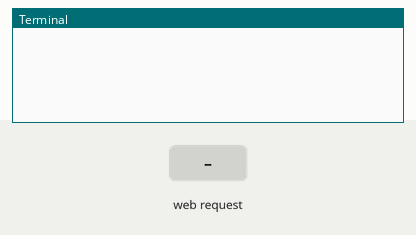
This program was run on a simulated Raspberry Pi (BCM pin numbers). Parts: the last lines printed to the terminal. Inputs (shaded band) come from the test bench. The camera gives no picture and a still takes 0.5 s; the clock reads 2024-03-15 10:24:30 at power-on unless the program sets it.

Above: at 1.2 s.
1.3 s: HTTP request for / received
At 1.7 s:
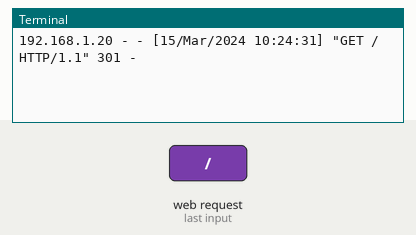
2.8 s: HTTP request for /index.html received
At 4.0 s:
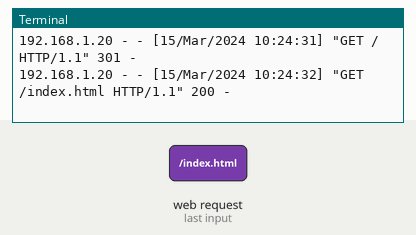
4.3 s: HTTP request for /stream.mjpg received
At 5.2 s:
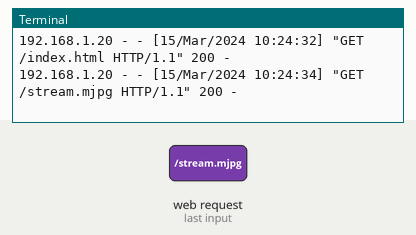

The program:

mjpeg_server.py
```python
#!/usr/bin/python3

# Mostly copied from https://picamera.readthedocs.io/en/release-1.13/recipes2.html
# Run this script, then point a web browser at http:<this-ip-address>:8000
# Note: needs simplejpeg to be installed (pip3 install simplejpeg).

import io
import logging
import socketserver
from http import server
from threading import Condition

from picamera2 import Picamera2
from picamera2.encoders import JpegEncoder
from picamera2.outputs import FileOutput

PAGE = """\
<html>
<head>
<title>picamera2 MJPEG streaming demo</title>
</head>
<body>
<h1>Picamera2 MJPEG Streaming Demo</h1>
<img src="stream.mjpg" width="640" height="480" />
</body>
</html>
"""


class StreamingOutput(io.BufferedIOBase):
    def __init__(self):
        self.frame = None
        self.condition = Condition()

    def write(self, buf):
        with self.condition:
            self.frame = buf
            self.condition.notify_all()


class StreamingHandler(server.BaseHTTPRequestHandler):
    def do_GET(self):
        if self.path == "/":
            self.send_response(301)
            self.send_header("Location", "/index.html")
            self.end_headers()
        elif self.path == "/index.html":
            content = PAGE.encode("utf-8")
            self.send_response(200)
            self.send_header("Content-Type", "text/html")
            self.send_header("Content-Length", len(content))
            self.end_headers()
            self.wfile.write(content)
        elif self.path == "/stream.mjpg":
            self.send_response(200)
            self.send_header("Age", 0)
            self.send_header("Cache-Control", "no-cache, private")
            self.send_header("Pragma", "no-cache")
            self.send_header(
                "Content-Type", "multipart/x-mixed-replace; boundary=FRAME"
            )
            self.end_headers()
            try:
                while True:
                    with output.condition:
                        output.condition.wait()
                        frame = output.frame
                    self.wfile.write(b"--FRAME\r\n")
                    self.send_header("Content-Type", "image/jpeg")
                    self.send_header("Content-Length", len(frame))
                    self.end_headers()
                    self.wfile.write(frame)
                    self.wfile.write(b"\r\n")
            except Exception as e:
                logging.warning(
                    "Removed streaming client %s: %s", self.client_address, str(e)
                )
        else:
            self.send_error(404)
            self.end_headers()


class StreamingServer(socketserver.ThreadingMixIn, server.HTTPServer):
    allow_reuse_address = True
    daemon_threads = True


picam2 = Picamera2()
picam2.configure(picam2.create_video_configuration(main={"size": (416, 416)}))
output = StreamingOutput()
picam2.start_recording(JpegEncoder(), FileOutput(output))

try:
    address = ("", 8000)
    server = StreamingServer(address, StreamingHandler)
    server.serve_forever()
finally:
    picam2.stop_recording()
```

Measured:
- after the input at 1.3 s, the terminal: prints a new line at once (image 1)
- after the input at 2.8 s, the terminal: prints a new line at once (image 2)
- after the input at 4.3 s, the terminal: prints a new line at once (image 3)
